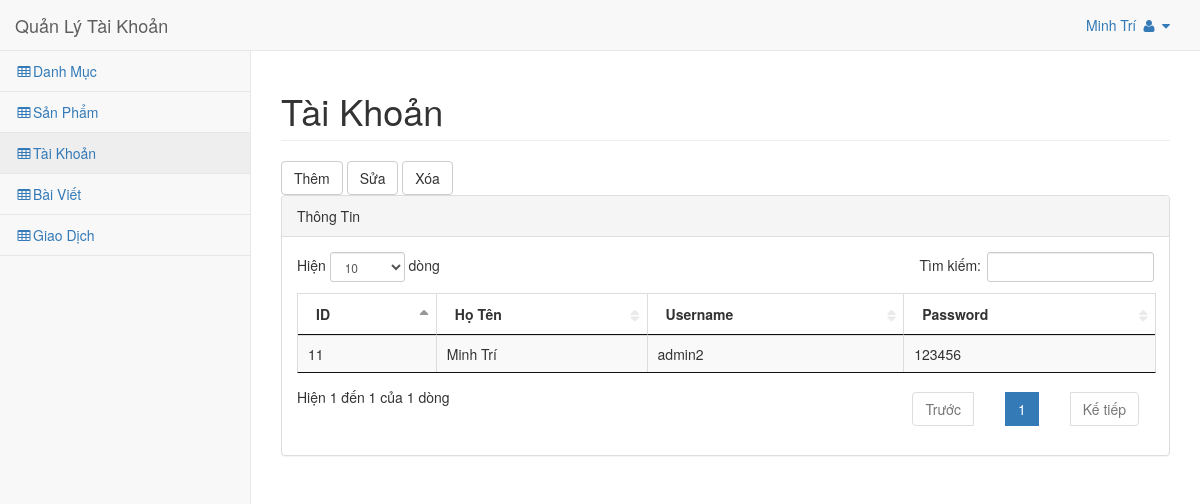
Screenshot of /admin.php?c=user (signed in) with the database file from the repository.
### tables this page shows
CREATE TABLE IF NOT EXISTS `user` (
  `id` int(11) NOT NULL,
  `username` varchar(32) NOT NULL DEFAULT '',
  `password` varchar(32) NOT NULL DEFAULT '',
  `name` varchar(128) NOT NULL
);

### includes/common.php (called while the page is built, shortened)
<?php
function render($file, $data) {
    extract($data);
    include ROOT . DS . 'views' . DS . $file;
}

### controllers/admin/user.php (called while the page is built, shortened)
<?php
function user_index() {
    $data = array();
    $data['template_file'] = 'admin/user.php';
    $data['title']='Quản Lý Tài Khoản';
    $data['data']=model('user')->all();
    render('layout_admin.php', $data);
}

### admin.php (called while the page is built, shortened)
<?php
require ROOT . DS . 'includes' . DS . 'common.php';
$controller = empty($_GET['c']) ? 'index' : strtolower($_GET['c']);
$method = empty($_GET['m']) ? 'index' : strtolower($_GET['m']);
$c_file = ROOT . DS . 'controllers' . DS . 'admin' . DS . $controller . '.php';
$m_func = $controller . '_' . $method;
if(!empty($_SESSION['name'])){
    if (is_readable($c_file)) {
        if(function_exists($m_func)){
        	call_user_func($m_func);
        }
        else call_user_func($controller . '_' . 'index');
    } else {
    	$data = array();
        $data['template_file'] = 'admin/404error.php';
        $data['title']='Admin';
    	render('layout_admin.php', $data);
        die();
    }
}
else header('Location: http://simplemvc.vn:3030/');

### includes/db.php (called while the page is built, shortened)
<?php
function db_get_all($sql) {
    $result = mysql_query($sql);
    $data = array();
    if ($result) {
        while ($row = mysql_fetch_assoc($result)) {
            $data[] = $row;
        }
    }
    return $data;
}

### models/model.php (called while the page is built, shortened)
<?php
class Model {
    public $table = '';
    public function all() {
        $sql = "SELECT * FROM `{$this->table}`";
        return db_get_all($sql);
    }
}

### views/admin/user.php (the view, shortened to what this page needs)
<div id="page-wrapper">
    <div class="row">
        <div class="col-lg-12">
            <h1 class="page-header">Tài Khoản</h1>
        </div>
    </div>
    <div class="row">
        <div class="col-lg-12">
            <button type="button" id='insert' data-toggle="modal" data-target="#myModal" class="btn btn-default">Thêm</button>
            <button type="button" id='edit'  class="btn btn-default">Sửa</button>
            <button type="button" id='delete'  class="btn btn-default">Xóa</button>
        </div>
    </div>
    <div class="row">
        <div class="col-lg-12">
            <div class="panel panel-default">
                <div class="panel-heading">
                    Thông Tin
                </div>
                <div class="panel-body">
                    <div class="dataTable_wrapper">
                        <table class="table table-striped table-bordered table-hover" id="dataTables-example">
                            <thead>
                                <tr>
                                    <th>ID</th>
                                    <th>Họ Tên</th>
                                    <th>Username</th>
                                    <th>Password</th>
                                </tr>
                            </thead>
                            <tbody>
                                <?php foreach ($data as $key => $value):
                                ?>
                                    <tr>
                                        <td><?php echo $value['id']; ?></td>
                                        <td><?php echo $value['name']; ?></td>
                                        <td><?php echo $value['username']; ?></td>
                                        <td><?php echo $value['password']; ?></td>
                                    </tr>
                                <?php endforeach ?>
                            </tbody>
                        </table>
                    </div>
                </div>
            </div>
        </div>
    </div>
</div>

### styles/admin/css/sb-admin-2.css (style rules this page uses)
body { background-color: #f8f8f8; }
#page-wrapper { padding: 0 15px; min-height: 568px; background-color: #fff; }
@media (min-width:768px) { #page-wrapper { position: inherit; margin: 0 0 0 250px; padding: 0 30px; border-left: 1px solid #e7e7e7; } }
table.dataTable thead .sorting, table.dataTable thead .sorting_asc, table.dataTable thead .sorting_desc, table.dataTable thead .sorting_asc_disabled, table.dataTable thead .sorting_desc_disabled { background: 0 0; }
table.dataTable thead .sorting_asc:after { content: "\f0de"; float: right; font-family: fontawesome; }
table.dataTable thead .sorting:after { content: "\f0dc"; float: right; font-family: fontawesome; color: rgba(50,50,50,.5); }

### rows the page displays
user: id "11", name "Minh Trí", username "admin2", password "123456"

### other values shown
$title "Quản Lý Tài Khoản"
$_SESSION['name'] "Minh Trí"
